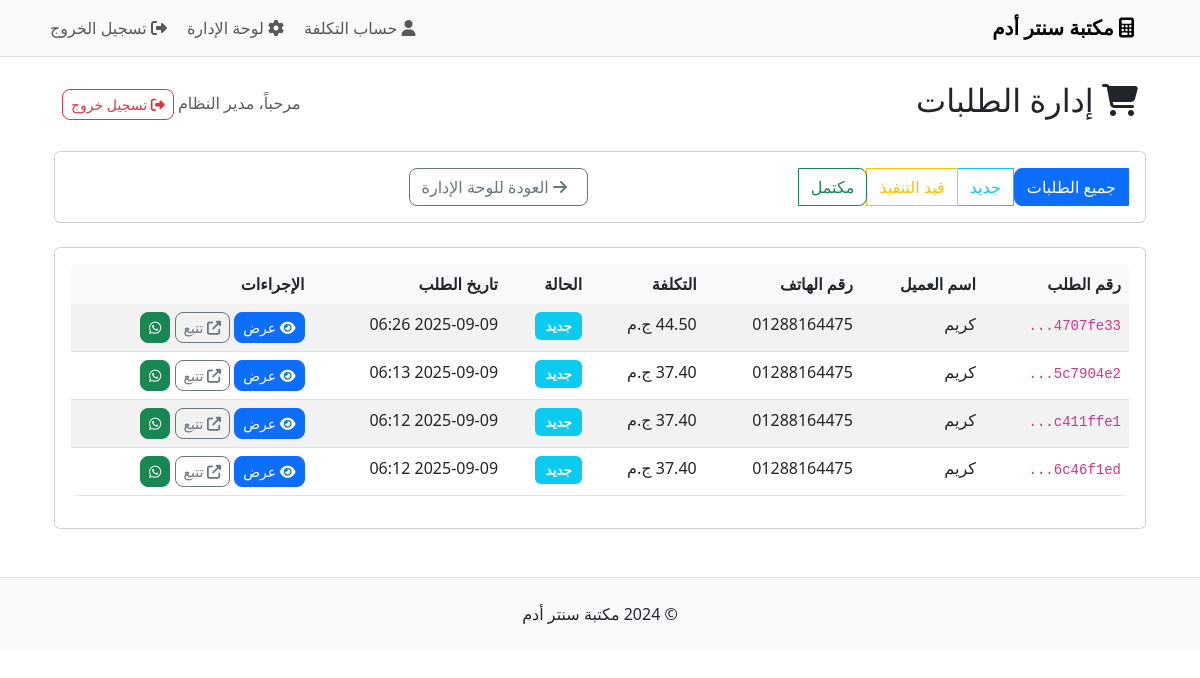
Screenshot of /admin/orders (signed in) with the database file from the repository.
### models.py (models this page shows, shortened)
class Employee(db.Model):
    __tablename__ = 'employees'
    id = Column(Integer, primary_key=True)
    username = Column(String(80), unique=True, nullable=False)
    password = Column(String(255), nullable=False)
    full_name = Column(String(100), nullable=False)
    phone = Column(String(20))
    is_active = Column(Boolean, default=True)
    created_at = Column(DateTime, default=datetime.utcnow)
    last_login = Column(DateTime, nullable=True)
    login_count = Column(Integer, default=0)

class Order(db.Model):
    __tablename__ = 'orders'
    id = Column(Integer, primary_key=True)
    order_number = Column(String(36), unique=True, nullable=False, default=lambda: str(uuid.uuid4()))
    customer_name = Column(String(100))
    customer_phone = Column(String(20))
    total_cost = Column(Float, nullable=False)
    status = Column(String(20), default='new')  # new, in_progress, completed
    printing_type_id = Column(Integer, ForeignKey('printing_prices.id'))
    selected_addons = Column(Text)  # JSON string of selected addons
    created_at = Column(DateTime, default=datetime.utcnow)
    completed_at = Column(DateTime)
    employee_id = Column(Integer, ForeignKey('employees.id'))
    printing_type = relationship('PrintingPrice', backref='orders')
    employee = relationship('Employee', backref='orders')
    order_items = relationship('OrderItem', backref='order', lazy=True, cascade='all, delete-orphan')

### routes.py (the view)
@app.route('/admin/orders')
@admin_required
def admin_orders():
    status_filter = request.args.get('status', 'all')
    page = request.args.get('page', 1, type=int)
    query = Order.query
    if status_filter != 'all':
        query = query.filter_by(status=status_filter)
    orders = query.order_by(Order.created_at.desc()).paginate(
        page=page, per_page=20, error_out=False
    )
    return render_template('admin/orders.html',
                         orders=orders,
                         status_filter=status_filter,
                         employee_name=session.get('employee_name', 'الموظف'))

### routes.py (called while the page is built)
def admin_required(f):
    @wraps(f)
    def decorated_function(*args, **kwargs):
        if not session.get('admin_logged_in'):
            flash('يجب تسجيل الدخول للوصول لهذه الصفحة', 'error')
            return redirect(url_for('admin_login'))
        if not is_admin():
            flash('ليس لديك صلاحية للوصول لهذه الصفحة. مخصصة للمدير فقط.', 'error')
            return redirect(url_for('employee_dashboard'))
        return f(*args, **kwargs)
    return decorated_function

def is_admin():
    employee_id = session.get('employee_id')
    if employee_id:
        employee = Employee.query.get(employee_id)
        return employee and employee.username == 'admin'
    return False

### utils.py (called while the page is built)
def convert_utc_to_cairo(utc_datetime):
    if utc_datetime is None:
        return None
    cairo_tz = pytz.timezone('Africa/Cairo')
    utc_tz = pytz.UTC
    if utc_datetime.tzinfo is None:
        utc_datetime = utc_tz.localize(utc_datetime)
    cairo_datetime = utc_datetime.astimezone(cairo_tz)
    return cairo_datetime

def format_cairo_datetime(utc_datetime, format_string='%Y-%m-%d %H:%M'):
    if utc_datetime is None:
        return 'غير محدد'
    cairo_datetime = convert_utc_to_cairo(utc_datetime)
    return cairo_datetime.strftime(format_string)

### templates/admin/orders.html (shortened to what this page needs)
{% extends 'base.html' %}
{% block content %}
<div class="container-fluid mt-4">
    <div class="row">
        <div class="col-12">
            <div class="d-flex justify-content-between align-items-center mb-4">
                <h2>
                    <i class="fas fa-shopping-cart me-2"></i>
                    إدارة الطلبات
                </h2>
                <div>
                    <span class="text-muted">مرحباً، {{ employee_name }}</span>
                    <a href="{{ url_for('admin_logout') }}" class="btn btn-outline-danger btn-sm ms-2">
                        <i class="fas fa-sign-out-alt"></i> تسجيل خروج
                    </a>
                </div>
            </div>
            <div class="card mb-4">
                <div class="card-body">
                    <div class="row">
                        <div class="col-md-6">
                            <div class="btn-group" role="group">
                                <a href="{{ url_for('admin_orders', status='all') }}"
                                   class="btn {% if status_filter == 'all' %}btn-primary{% else %}btn-outline-primary{% endif %}">
                                    جميع الطلبات
                                </a>
                                <a href="{{ url_for('admin_orders', status='new') }}"
                                   class="btn {% if status_filter == 'new' %}btn-info{% else %}btn-outline-info{% endif %}">
                                    جديد
                                </a>
                                <a href="{{ url_for('admin_orders', status='in_progress') }}"
                                   class="btn {% if status_filter == 'in_progress' %}btn-warning{% else %}btn-outline-warning{% endif %}">
                                    قيد التنفيذ
                                </a>
                                <a href="{{ url_for('admin_orders', status='completed') }}"
                                   class="btn {% if status_filter == 'completed' %}btn-success{% else %}btn-outline-success{% endif %}">
                                    مكتمل
                                </a>
                            </div>
                        </div>
                        <div class="col-md-6 text-end">
                            <a href="{{ url_for('admin_dashboard') }}" class="btn btn-outline-secondary">
                                <i class="fas fa-arrow-right me-2"></i>
                                العودة للوحة الإدارة
                            </a>
                        </div>
                    </div>
                </div>
            </div>
            <div class="card">
                <div class="card-body">
                    {% if orders.items %}
                    <div class="table-responsive">
                        <table class="table table-striped">
                            <thead>
                                <tr>
                                    <th>رقم الطلب</th>
                                    <th>اسم العميل</th>
                                    <th>رقم الهاتف</th>
                                    <th>التكلفة</th>
                                    <th>الحالة</th>
                                    <th>تاريخ الطلب</th>
                                    <th>الإجراءات</th>
                                </tr>
                            </thead>
                            <tbody>
                                {% for order in orders.items %}
                                <tr>
                                    <td>
                                        <code>{{ order.order_number[:8] }}...</code>
                                    </td>
                                    <td>{{ order.customer_name or 'غير محدد' }}</td>
                                    <td>{{ order.customer_phone or 'غير محدد' }}</td>
                                    <td>{{ "%.2f"|format(order.total_cost) }} ج.م</td>
                                    <td>
                                        {% if order.status == 'new' %}
                                        <span class="badge bg-info">جديد</span>
                                        {% elif order.status == 'in_progress' %}
                                        <span class="badge bg-warning">قيد التنفيذ</span>
                                        {% elif order.status == 'completed' %}
                                        <span class="badge bg-success">مكتمل</span>
                                        {% endif %}
                                    </td>
                                    <td>{{ order.created_at|cairo_datetime('%Y-%m-%d %H:%M') }}</td>
                                    <td>
                                        <a href="{{ url_for('admin_order_detail', order_number=order.order_number) }}"
                                           class="btn btn-primary btn-sm">
                                            <i class="fas fa-eye"></i> عرض
                                        </a>
                                        <a href="{{ url_for('track_order', order_number=order.order_number) }}"
                                           class="btn btn-outline-secondary btn-sm"
                                           target="_blank">
                                            <i class="fas fa-external-link-alt"></i> تتبع
                                        </a>
                                        {% if order.customer_phone %}
                                        {% set clean_phone = order.customer_phone.replace(' ', '').replace('-', '').replace('(', '').replace(')', '') %}
                                        {% if clean_phone.startswith('+') %}
                                            {% set whatsapp_number = clean_phone %}
                                        {% elif clean_phone.startswith('00') %}
                                            {% set whatsapp_number = '+' + clean_phone[2:] %}
                                        {% elif clean_phone.startswith('01') %}
                                            {% set whatsapp_number = '+2' + clean_phone %}
                                        {% else %}
                                            {% set whatsapp_number = '+20' + clean_phone %}
                                        {% endif %}
                                        <a href="https://wa.me/{{ whatsapp_number }}?text=مرحباً، بخصوص طلب رقم {{ order.order_number }}"
                                           class="btn btn-success btn-sm"
                                           target="_blank" title="واتساب ({{ whatsapp_number }})">
                                            <i class="fab fa-whatsapp"></i>
                                        </a>
                                        {% else %}
                                        <span class="btn btn-secondary btn-sm disabled">
                                            <i class="fab fa-whatsapp"></i>
                                        </span>
                                        {% endif %}
                                    </td>
                                </tr>
                                {% endfor %}
                            </tbody>
                        </table>
                    </div>
                    {% else %}
                    <div class="text-center py-5">
                        <i class="fas fa-inbox fa-3x text-muted mb-3"></i>
                        <h5 class="text-muted">لا توجد طلبات</h5>
                        <p class="text-muted">لا توجد طلبات متوفرة للعرض حالياً.</p>
                    </div>
                    {% endif %}
                </div>
            </div>
        </div>
    </div>
</div>
{% endblock %}

### static/css/style.css (style rules this page uses)
body { font-family: 'Segoe UI', Tahoma, Geneva, Verdana, sans-serif; background-color: #ffffff; color: #212529; }
[dir="rtl"] { text-align: right; }
.card { transition: all 0.3s ease; }
.btn { border-radius: 8px; font-weight: 500; }
.table { border-radius: 0.375rem; overflow: hidden; }
.table th { background-color: #f8f9fa; border: none; font-weight: 600; color: #212529; }
.badge { font-size: 0.85em; padding: 0.5em 0.75em; }

### rows the page displays
Employee: full_name "مدير النظام"
Order: order_number "4707fe33", customer_name "كريم", customer_phone "01288164475", total_cost "44.50", status "جديد", created_at|cairo_datetime "2025-09-09 06:26"
Order: order_number "5c7904e2", customer_name "كريم", customer_phone "01288164475", total_cost "37.40", status "جديد", created_at|cairo_datetime "2025-09-09 06:13"
Order: order_number "c411ffe1", customer_name "كريم", customer_phone "01288164475", total_cost "37.40", status "جديد", created_at|cairo_datetime "2025-09-09 06:12"
Order: order_number "6c46f1ed", customer_name "كريم", customer_phone "01288164475", total_cost "37.40", status "جديد", created_at|cairo_datetime "2025-09-09 06:12"
